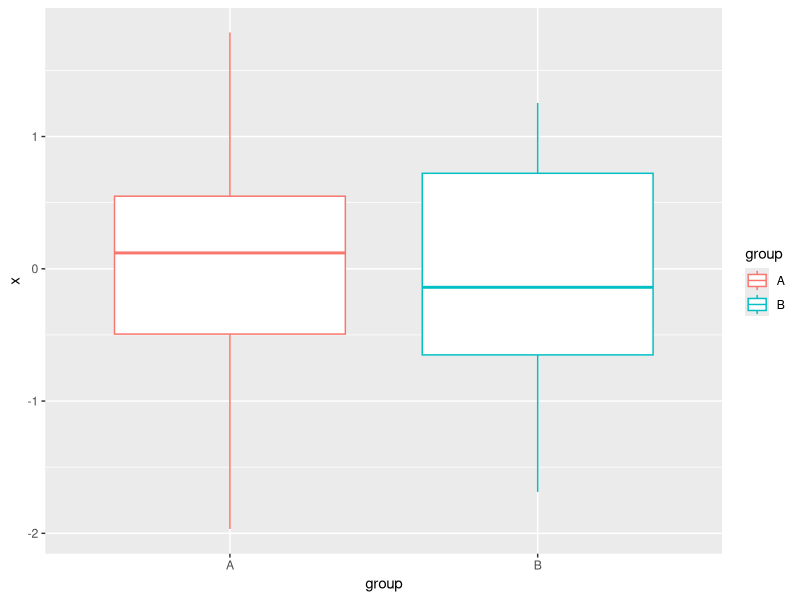

Here is the R script that generated this plot:
## ---- chunk 1
knitr::opts_chunk$set(echo = TRUE)
## ---- chunk 2
set.seed(123)
A <- rnorm(20)
B <- rnorm(20)
dat <- data.frame(group = rep(c('A', 'B'), each = 20),
                  x = c(A, B))
## ---- chunk 3
library(dplyr)
dat %>% group_by(group) %>%
  summarize(count = n(),
            mean = mean(x),
            sd = sd(x)
            )
## ---- chunk 4
library(ggplot2)
ggplot(data = dat, aes(x = group, y = x, color = group))+
  geom_boxplot()

## ---- chunk 5
with(dat, shapiro.test(x[group == 'A']))
with(dat, shapiro.test(x[group == 'B']))
## ---- chunk 6
var.test(x ~ group, data = dat)
## ---- chunk 7
# method 1
unpair_1 = t.test(x ~ group, data = dat, var.equal = TRUE)
# method 2
unpair_2 = t.test(A, B, var.equal = TRUE)
## ---- chunk 8
library(broom)
unpair_tidy = tidy(unpair_1)
unpair_tidy$p.value
## ---- chunk 9
t.test(x ~ group, data = dat, var.equal = FALSE)
## ---- chunk 10
t.test(A, B, paired = TRUE)

